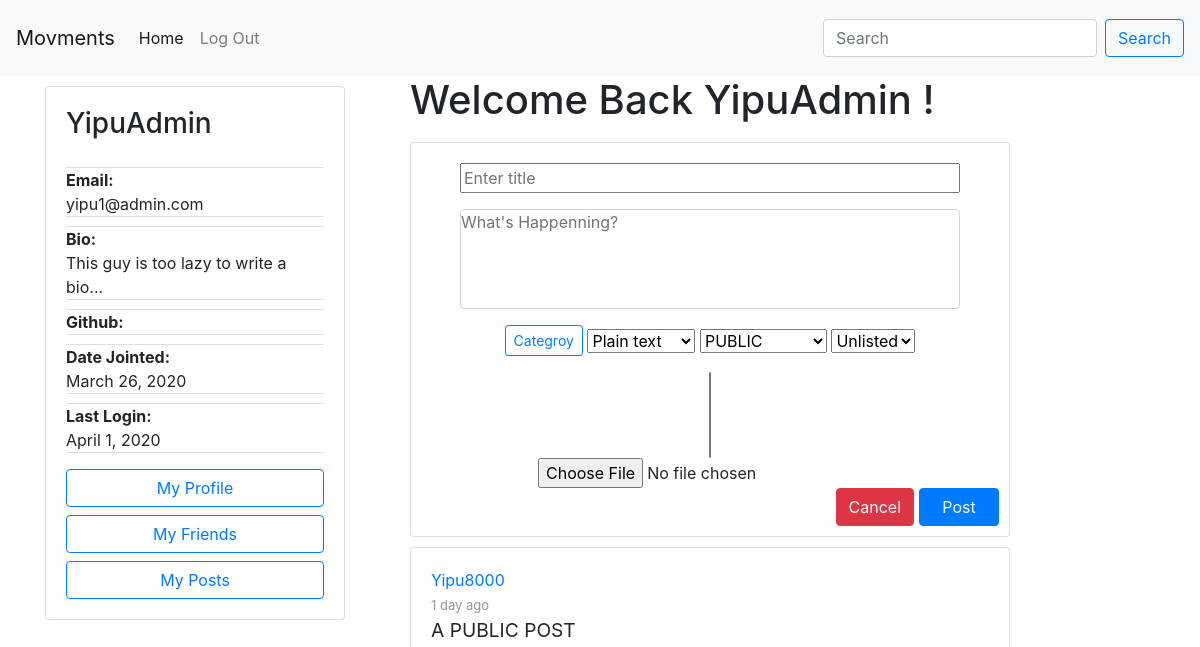
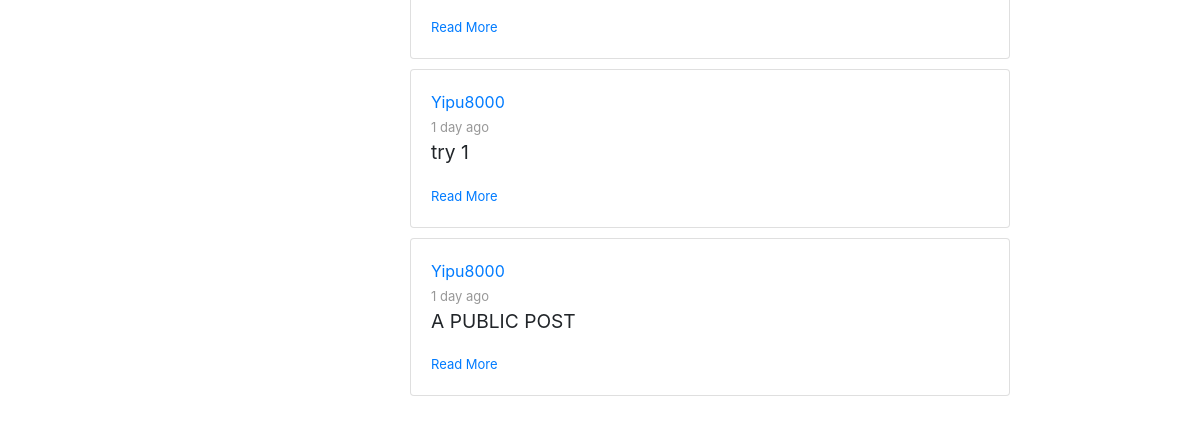
/posts/ (signed in), run on an earlier commit of the app's database (2 pictures, top to bottom).
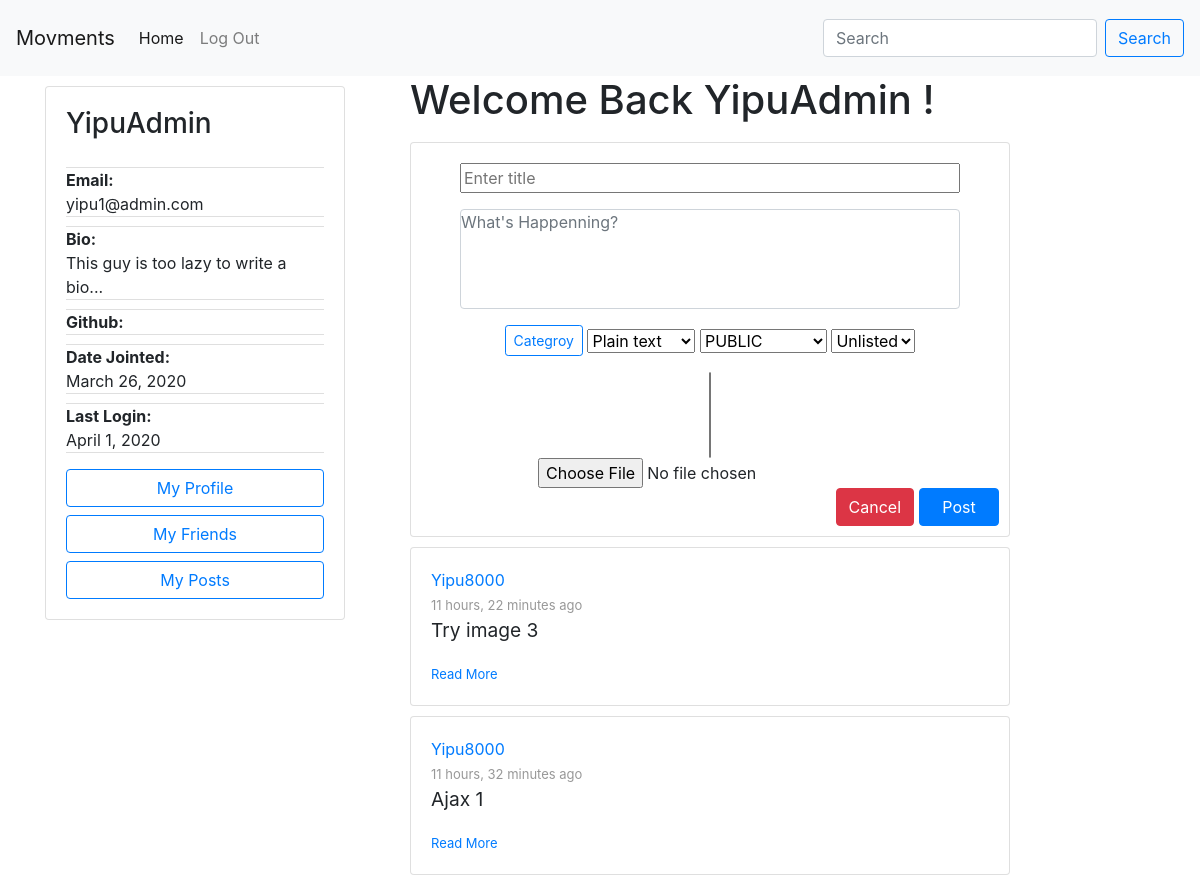
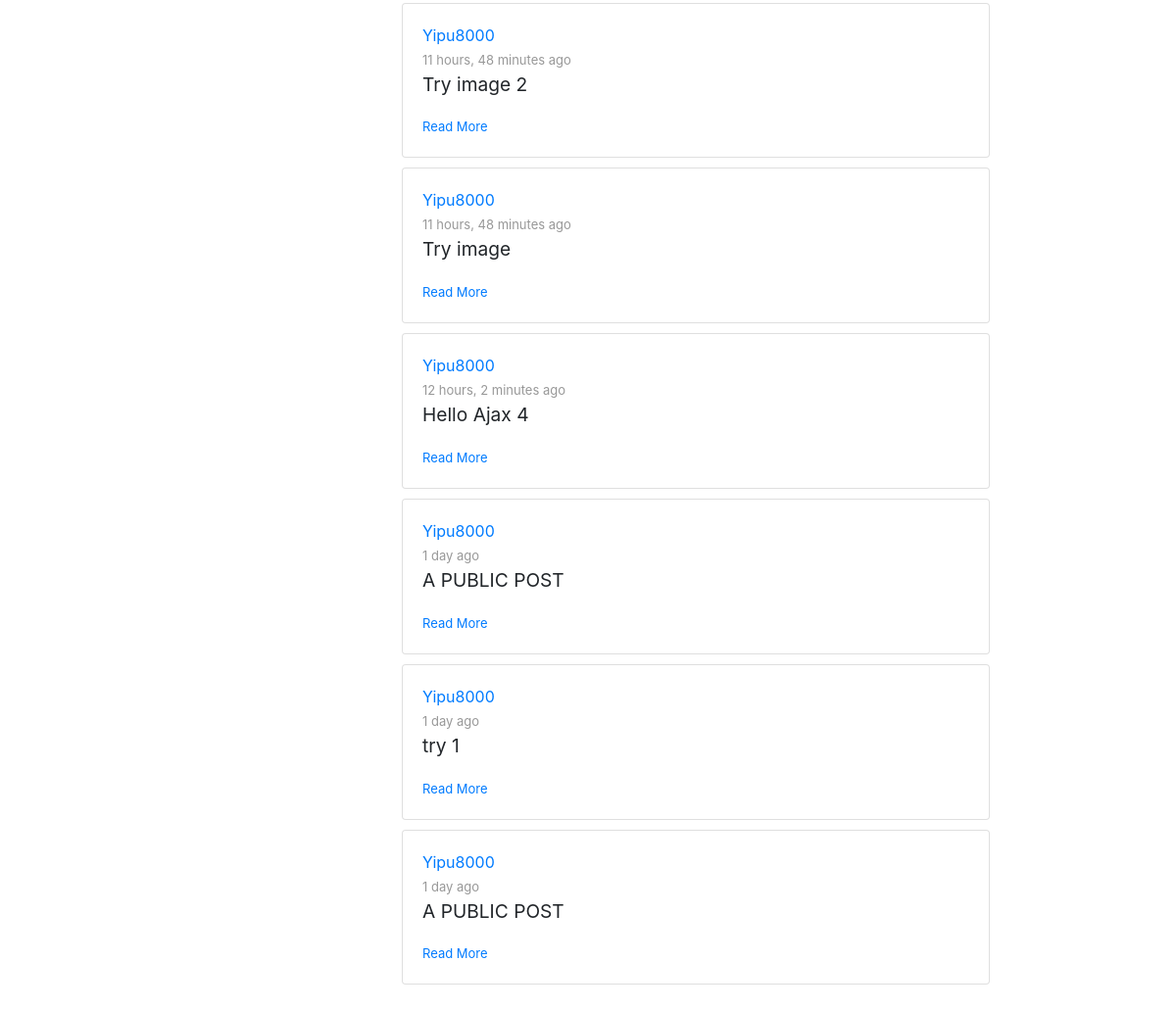
And on a later commit of the database (2 pictures, top to bottom).
### posting/models.py (models this page shows, shortened)
class Post(models.Model):
    id = models.UUIDField(primary_key=True, default=uuid.uuid4, max_length=50, editable=False)
    author = models.ForeignKey(Author, on_delete=models.CASCADE)
    title = models.CharField(max_length=50)
    contentType = models.CharField(max_length=20, default = 'text/plain', choices=CONTENT_TYPE)
    origin = models.CharField(default="",max_length=200, editable=False)
    source = models.CharField(max_length=200, blank=True)
    content = models.TextField()
    categories = models.CharField(max_length=200, blank=True)
    unlisted = models.BooleanField(default=False, choices=UNLISTED)
    published = models.DateTimeField('date posted', auto_now_add=True, blank=True)
    visibility = models.CharField(max_length=10, default = 'PUBLIC', choices=POST_VISIBILITY)
    visibleTo =models.CharField(max_length=100, default='', blank=True )

### accounts/models.py (models this page shows, shortened)
class Author(AbstractBaseUser):
    email=models.EmailField(
        verbose_name='email address',
        max_length=60,
        unique=True,
    )
    id = models.CharField(primary_key=True, default=uuid.uuid4().urn[9:], editable=False,max_length=100,unique=True)
    displayName = models.CharField(max_length=30)
    lastName = models.CharField(max_length=30, blank=True)
    firstName = models.CharField(max_length=30, blank=True)
    host = models.CharField(default=settings.HOSTNAME, max_length=100)
    url = models.CharField(default="", max_length=100)
    avatar = models.ImageField(upload_to='avatar/', default = 'avatar/default-avatar.png', blank=True, null=True)
    github = models.URLField(default="", max_length=100, null=True)
    bio = models.CharField(default="This guy is too lazy to write a bio...", max_length=200, blank=True, null=True)
    date_joined=models.DateField(verbose_name="date joined", auto_now=True)
    last_login=models.DateField(verbose_name="last login", auto_now=True)
    active=models.BooleanField(default=True)
    activated=models.BooleanField(default=False)
    node=models.BooleanField(default=False)
    admin=models.BooleanField(default=False)
    share=models.BooleanField(default=False)
    share_image=models.BooleanField(default=False)
    objects = AuthorManager()
    USERNAME_FIELD = 'email'
    REQUIRED_FIELDS = ['displayName', ]

### posting/views.py (the view, shortened to what this page needs)
# urls.py: path('posts/', APIviews.ViewPublicPosts.as_view(), name='view public posts'),
class ViewPublicPosts(APIView):
    permission_classes = [IsActivatedOrReadOnly]
    def get(self, request, format=None):
        try:
            posts = getVisiblePosts(request.user)
            posts.sort(key=lambda x: x.published, reverse=True)
            context = {
                'post_list': posts[:20],
            }
            return render(request, "posting/stream.html", context)
        except Exception as e:
            print(e)
            return HttpResponseServerError(e)

### accounts/permissions.py (called while the page is built)
    def has_permission(self, request, view):
        if request.method in self.safe_method:
            return True
        if request.user:
            return request.user.is_activated
        return False

### posting/helper_functions.py (called while the page is built, shortened)
def getVisiblePosts(requester, author=None):
    result = []
    if requester.is_anonymous or requester.host != settings.HOSTNAME:
        if author:
            return list(Post.objects.filter(author=author, visibility='PUBLIC', unlisted=False).order_by('-published'))
        else:
            return list(Post.objects.filter(visibility='PUBLIC', unlisted=False).order_by('-published'))

### posting/templates/posting/stream.html (shortened to what this page needs)
{% extends 'posting/homepage.html' %}
{% block shortProfile %}
    {% if request.user.is_authenticated %}
        <div class="short-profile" >
            {% include 'posting/profile-card.html' with request=request %}
        </div>
    {% endif %}
{% endblock %}
{% block content %}
    <ul>
    {% if post_list %}
            {% for post in post_list %}
            <li>
                {% include 'posting/post-inline-view.html' with post=post %}
            </li>
            {% endfor %}
        </ul>
    {% endif %}
{% endblock %}
{% block newPost %}
    {% if request.user.is_authenticated %}
    <div style="text-align:center;">
    <h1>Welcome Back {{ request.user.displayName }} !</h1>
    </div>
    <div class="card" style="width: 600px;">
        <form method="POST" class="post-form" enctype="multipart/form-data" id='post-form'>
            <div class="form-group">
                <input type="text" name="title" style="width:500px;" placeholder="Enter title" required="" id="id_title">
            </div>
            <div class="form-group">
                <textarea name="content" cols="50" rows="30" class="textarea form-control" style="resize:none;width:500px;" placeholder="What's Happenning?" required="" id="id_content"></textarea>
            </div>
            <div class="container" style="margin-top: 10px;">
                <div class="btn-group">
                <button type="button" name="categories" data-toggle="collapse" href="#post-form-category-input" role="button" aria-expanded="false" aria-controls="post-form-category-input" class="btn btn-outline-primary btn-sm">Categroy</button>
                </div>
                <div class="btn-group">
                    <select name="contentType" id="id_contentType" class="selectpicker" data-style="btn-outline-primary btn-sm" data-width="120px" tabindex="-98">
                        <option value="text/plain" selected="">Plain text</option>
                      </select>
                </div>
                <div class="btn-group">
                    <select name="visibility" id="id_visibility" class="selectpicker" data-style="btn-outline-primary btn-sm" data-width="fit" tabindex="-98">
                        <option value="PUBLIC" selected="">PUBLIC</option>
                    </select>
                </div>
                <div class="btn-group">
                    <select name="unlisted" id="id_unlisted" class="selectpicker" data-style="btn-outline-primary btn-sm" data-width="fit" tabindex="-98">
                        <option value="False" selected="">Unlisted</option>
                    </select>
                </div>
            </div>
            <div class="btn-group">
                <select name="visibleTo" id="id_VisibleTo" multiple class="selectpicker" data-style="btn-outline-primary btn-sm" data-width="fit" tabindex="-98">
                </select>
            </div>
            <div>
                <input type="file" name="image" accept="image/*" id="id_image">
            </div>
            <div>
                <input type="submit" value="Post" id='post-form-btn-submit' class="btn btn-primary float-right" style="width: 80px;margin-right: 10px;margin-bottom: 10px;">
                <input id='cancel_btn' type="button" name="clear" class="btn btn-danger float-right" value="Cancel" style="margin-right: 5px;">
            </div>
        </form>
    </div>
    {% endif %}
{% endblock %}

### posting/templates/posting/post-inline-view.html
<div class="card" style="width:600px">
    <div class="card-body">
      <a class="displa-name" href="{% url 'accounts:view profile' post.author.id %}">{{post.author.displayName}}</a>
      <br>
      <span id="timestamp">{{ post.published|timesince }} ago</span>
      <div class="card-title">
          <p style="font-size: larger;">{{ post.title }}</p></p>
      </div>
      <a  class="" href="{% url 'posting:view post details' post.id %}" style="font-size: small;" >Read More</a>
    </div>
</div>

What changed in the data, as far as the page shows it:
added Post: author.displayName "Yipu8000", published "11 hours, 22 minutes", title "Try image 3"
added Post: author.displayName "Yipu8000", published "11 hours, 32 minutes", title "Ajax 1"
added Post: author.displayName "Yipu8000", published "11 hours, 48 minutes", title "Try image 2"
added Post: author.displayName "Yipu8000", published "11 hours, 48 minutes", title "Try image"
added Post: author.displayName "Yipu8000", published "12 hours, 2 minutes", title "Hello Ajax 4"
